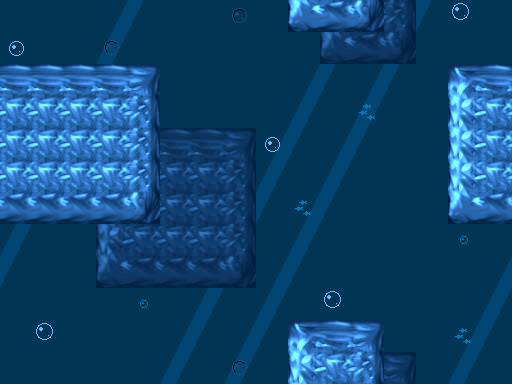

Rendered tile map (Tiled .tmx) drawn with the repository's tilesets; below, a short description and the full map source, tile grids included:
An orthogonal 16x12 tile map with 32x32 px tiles, 4 tile layers (back, fishes, backBubbles, builds).

<map version="1.0" orientation="orthogonal" width="16" height="12" tilewidth="32" tileheight="32">
 <tileset firstgid="1" source="../tilesets/tileSetForest.tsx" />
 <layer name="back" width="16" height="12">
  <properties>
   <property name="hScale" value="0.2" />
   <property name="hSpeed" value="-30" />
   <property name="vScale" value="0" />
  </properties>
  <data encoding="csv">
193,193,193,241,209,193,193,193,193,193,241,209,241,209,193,193,
193,193,193,225,193,193,193,193,193,193,225,193,225,193,193,193,
193,193,241,209,193,193,193,193,193,241,209,241,209,193,193,193,
193,193,225,193,193,193,193,193,193,225,193,225,193,193,193,193,
193,241,209,193,193,193,193,193,241,209,241,209,193,193,193,193,
193,225,193,193,193,193,193,193,225,193,225,193,193,193,193,193,
241,209,193,193,193,193,193,241,209,241,209,193,193,193,193,193,
225,193,193,193,193,193,193,225,193,225,193,193,193,193,193,193,
209,193,193,193,193,193,241,209,241,209,193,193,193,193,193,241,
193,193,193,193,193,193,225,193,225,193,193,193,193,193,193,225,
193,193,193,193,193,241,209,241,209,193,193,193,193,193,241,209,
193,193,193,193,193,225,193,225,193,193,193,193,193,193,225,193
</data>
 </layer>
 <layer name="fishes" width="16" height="12">
  <properties>
   <property name="hScale" value="0.4" />
   <property name="hSpeed" value="-20" />
   <property name="vScale" value="0.4" />
  </properties>
  <data encoding="csv">
1,1,1,1,1,1,1,1,1,1,1,1,1,1,1,1,
1,1,1,1,1,1,1,1,1,1,1,1,1,1,1,1,
1,1,1,1,1,1,1,1,1,1,1,1,1,1,1,1,
1,194,1,1,1,1,1,1,1,1,1,194,1,1,1,1,
1,1,1,1,1,1,1,1,1,1,1,1,1,1,1,1,
1,1,1,1,1,1,1,1,1,1,1,1,1,1,1,1,
1,1,1,1,1,1,1,1,1,194,1,1,1,1,1,1,
1,1,1,1,1,1,1,1,1,1,1,1,1,1,1,1,
1,1,1,1,1,1,1,1,1,1,1,1,1,1,1,1,
1,1,1,1,1,1,1,1,1,1,1,1,1,1,1,1,
1,1,1,1,1,1,1,1,1,1,1,1,1,1,194,1,
1,1,1,1,1,1,1,1,1,1,1,1,1,1,1,1
</data>
 </layer>
 <layer name="backBubbles" width="16" height="12">
  <properties>
   <property name="hScale" value="0.6" />
   <property name="hWaveScale" value="5" />
   <property name="hWaveTime" value="2" />
   <property name="vScale" value="0.6" />
   <property name="vSpeed" value="-30" />
   <property name="vWaveScale" value="15" />
   <property name="vWaveTime" value="4" />
  </properties>
  <data encoding="csv">
1,1,1,1,1,1,1,197,1,1,1,1,1,1,204,1,
252,1,1,197,1,1,1,1,1,1,201,1,1,1,1,1,
1,1,1,1,1,1,1,1,1,1,1,1,1,1,1,1,
1,1,1,1,1,1,1,1,1,1,1,1,1,1,1,1,
1,1,1,1,201,1,1,1,252,1,1,1,1,1,1,1,
1,1,1,1,1,1,1,1,1,1,1,1,1,1,1,252,
1,1,1,204,1,1,1,1,1,1,1,1,1,1,1,1,
1,1,1,1,1,1,1,1,1,1,1,1,1,1,201,1,
1,1,1,1,1,1,1,1,1,1,1,1,1,1,1,1,
1,1,1,1,201,1,1,1,1,1,204,1,1,1,1,1,
1,204,1,1,1,1,1,1,1,1,1,1,1,1,1,1,
1,1,1,1,1,1,1,197,1,1,1,1,1,1,1,1
</data>
 </layer>
 <layer name="builds" width="16" height="12">
  <properties>
   <property name="hScale" value="0.8" />
   <property name="vScale" value="0.8" />
  </properties>
  <data encoding="csv">
1,1,1,1,1,1,1,1,1,242,243,244,284,1,1,1,
1,1,1,1,1,1,1,1,1,1,298,299,300,1,1,1,
211,211,211,211,212,1,1,1,1,1,1,1,1,1,210,211,
227,227,227,227,228,1,1,1,1,1,1,1,1,1,226,227,
227,227,227,227,228,267,267,268,1,1,1,1,1,1,226,227,
227,227,227,227,228,283,283,284,1,1,1,1,1,1,226,227,
243,243,243,243,244,283,283,284,1,1,1,1,1,1,242,243,
1,1,1,282,283,283,283,284,1,1,1,1,1,1,1,1,
1,1,1,298,299,299,299,300,1,1,1,1,1,1,1,1,
1,1,1,1,1,1,1,1,1,1,1,1,1,1,1,1,
1,1,1,1,1,1,1,1,1,210,211,212,1,1,1,1,
1,1,1,1,1,1,1,1,1,226,227,228,268,1,1,1
</data>
 </layer>
</map>
